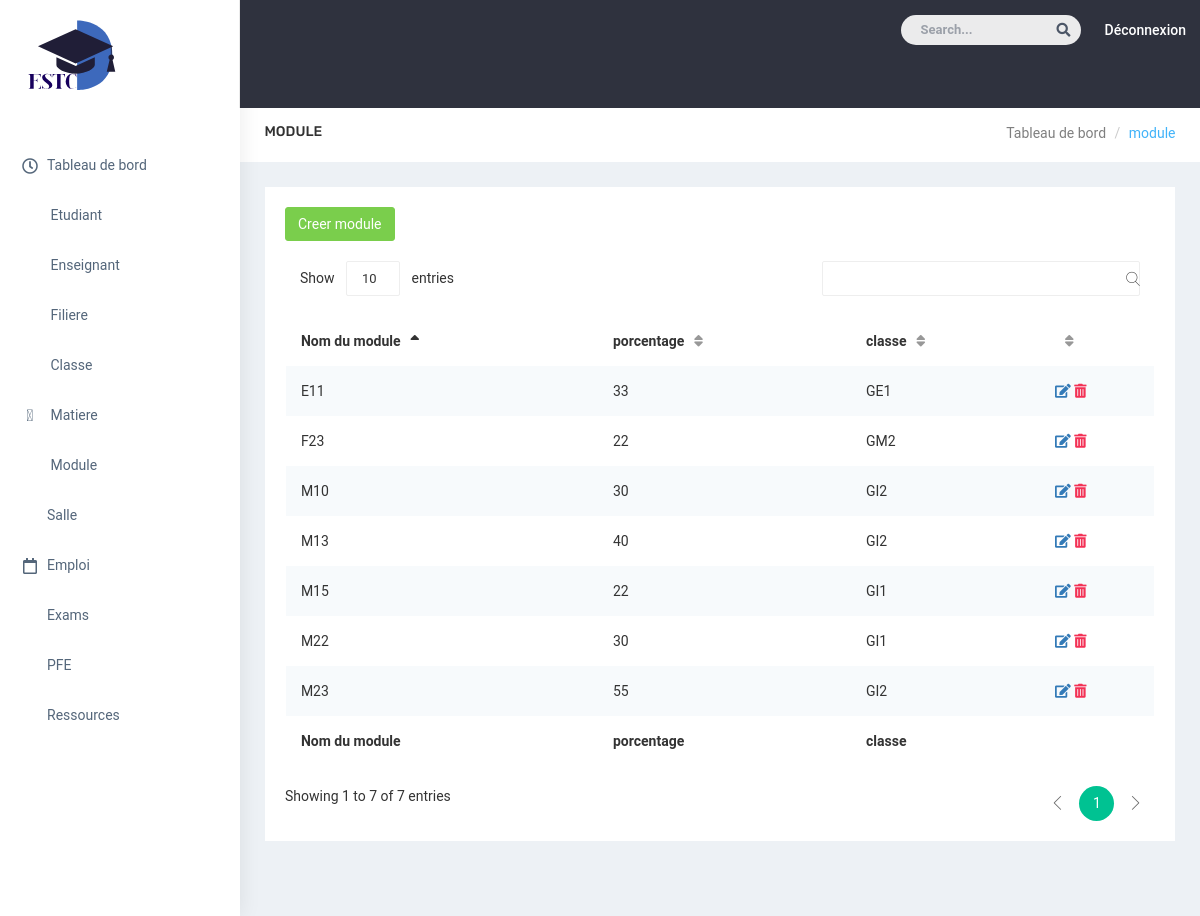
The app's page /useradmin/module/ with its own data.
### gestioncours/models.py (models this page shows, shortened)
class Module(models.Model):
    nom_module= models.TextField()
    porcentage = models.IntegerField()
    classe = models.ForeignKey(Classe , on_delete=models.CASCADE)

class Classe(models.Model):
  nom_class= models.TextField()
  delegue = models.TextField()
  filiere=models.ForeignKey(Filiere,on_delete=models.CASCADE)
  def __str__(self):
        return self.nom_class

### gestioncours/views.py (the view)
# urls.py: path('useradmin/module/', views.module, name="module"),
def module(request):
    module = Module.objects.all()
    return render(request,'module.html',{'module' : module})

### templates/module.html (shortened to what this page needs)
{% extends 'admin-template.html'%}
{% block content%}
            <div id="page-wrapper">
                <div class="container-fluid">
                    <div class="row bg-title">
                        <div class="col-lg-3 col-md-4 col-sm-4 col-xs-12">
                            <h4 class="page-title">module</h4>
                        </div>
                        <div class="col-lg-9 col-sm-8 col-md-8 col-xs-12">
                            <ol class="breadcrumb">
                                <li><a href="#">Tableau de bord</a></li>
                                <li class="active">module</li>
                            </ol>
                        </div>
                    </div>
       <div class="row">
         <div class="col-lg-12 col-md-12 col-sm-12 col-xs-12">
                        <div class="data-table-list">
                          <div class="basic-tb-hd">
                          <a href="{% url 'create_module' %}" class="btn btn-success"> Creer module</a>
                          </div>
                            <div class="table-responsive">
                                <table id="data-table-basic" class="table table-striped">
                                    <thead>
                                        <tr>
                                            <th>Nom du module</th>
                                            <th>porcentage</th>
                                            <th>classe</th>
                                            <th></th>
                                        </tr>
                                    </thead>
                                    <tbody>
                                      {%for item in module %}
                                        <tr>
                                              <td> {{item.nom_module}}</td>
                                              <td> {{item.porcentage}}</td>
                                              <td> {{item.classe}}</td>
                                              <td>
                                                <a href="{% url 'update_module' item.id %}"> <i class="fas fa-edit"></i> </a>
                                                <a class="text-danger" href="{% url 'delete_module' item.id %}"> <i class="fas fa-trash-alt"></i> </a>
                                              </td>
                                        </tr>
                                      {% endfor %}
                                    </tbody>
                                               <tfoot>
                                                 <th>Nom du module</th>
                                                 <th>porcentage</th>
                                                 <th>classe</th>
                                                 <th></th>
                                    </tfoot>
                                </table>
                            </div>
                        </div>
                    </div>
       </div>
                    </div>
                </div>
    {% endblock %}

### static/css/colors/default.css (style rules this page uses)
body { background: #fff; }
.bg-title .breadcrumb .active { color: #41b3f9; }

### records on screen
Module: nom_module "M10", porcentage "30", classe "GI2"
Module: nom_module "M22", porcentage "30", classe "GI1"
Module: nom_module "M13", porcentage "40", classe "GI2"
Module: nom_module "M23", porcentage "55", classe "GI2"
Module: nom_module "M15", porcentage "22", classe "GI1"
Module: nom_module "E11", porcentage "33", classe "GE1"
Module: nom_module "F23", porcentage "22", classe "GM2"
